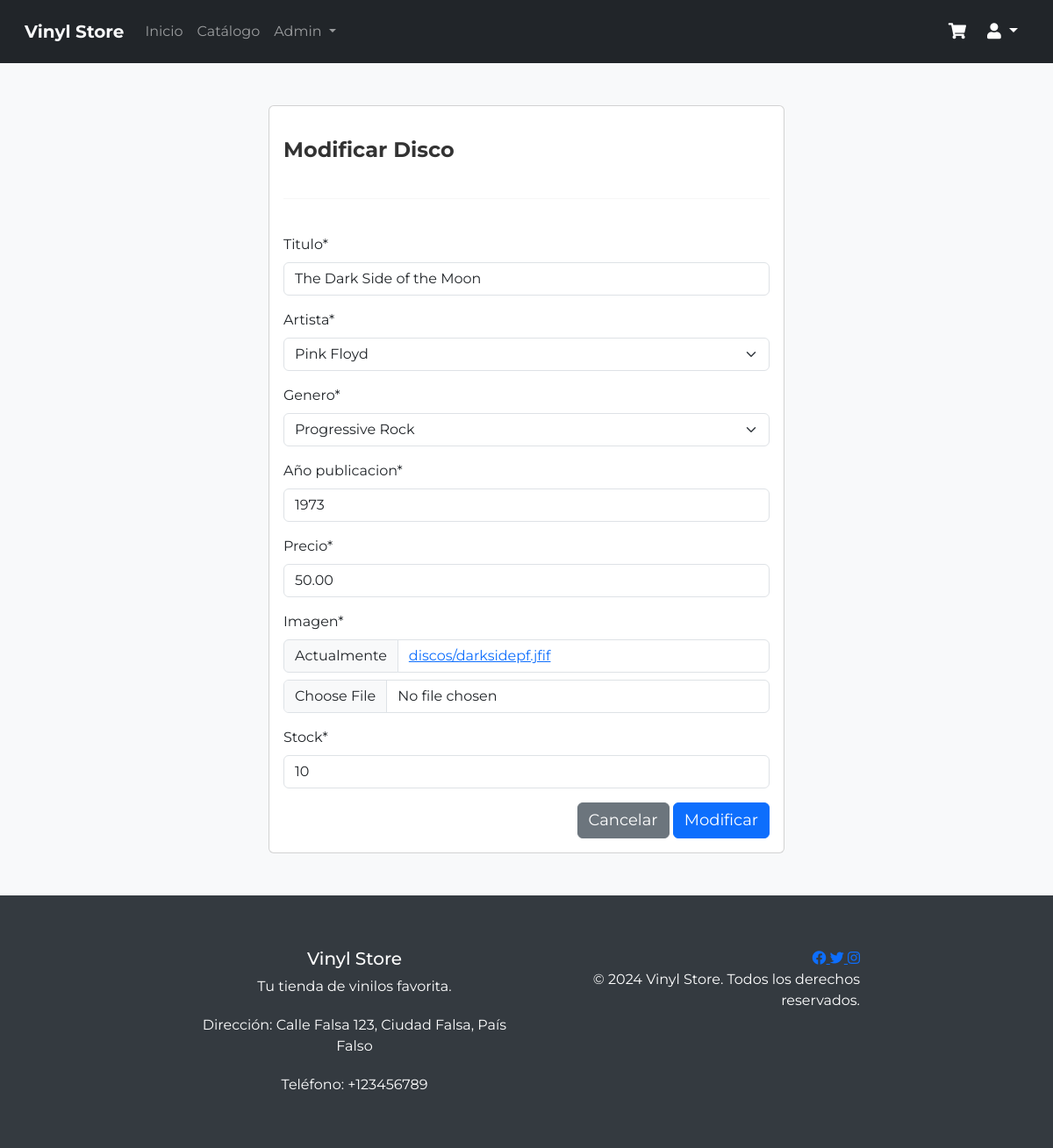
The page /modificar-disco/4/ (signed in) on the database as committed earlier.
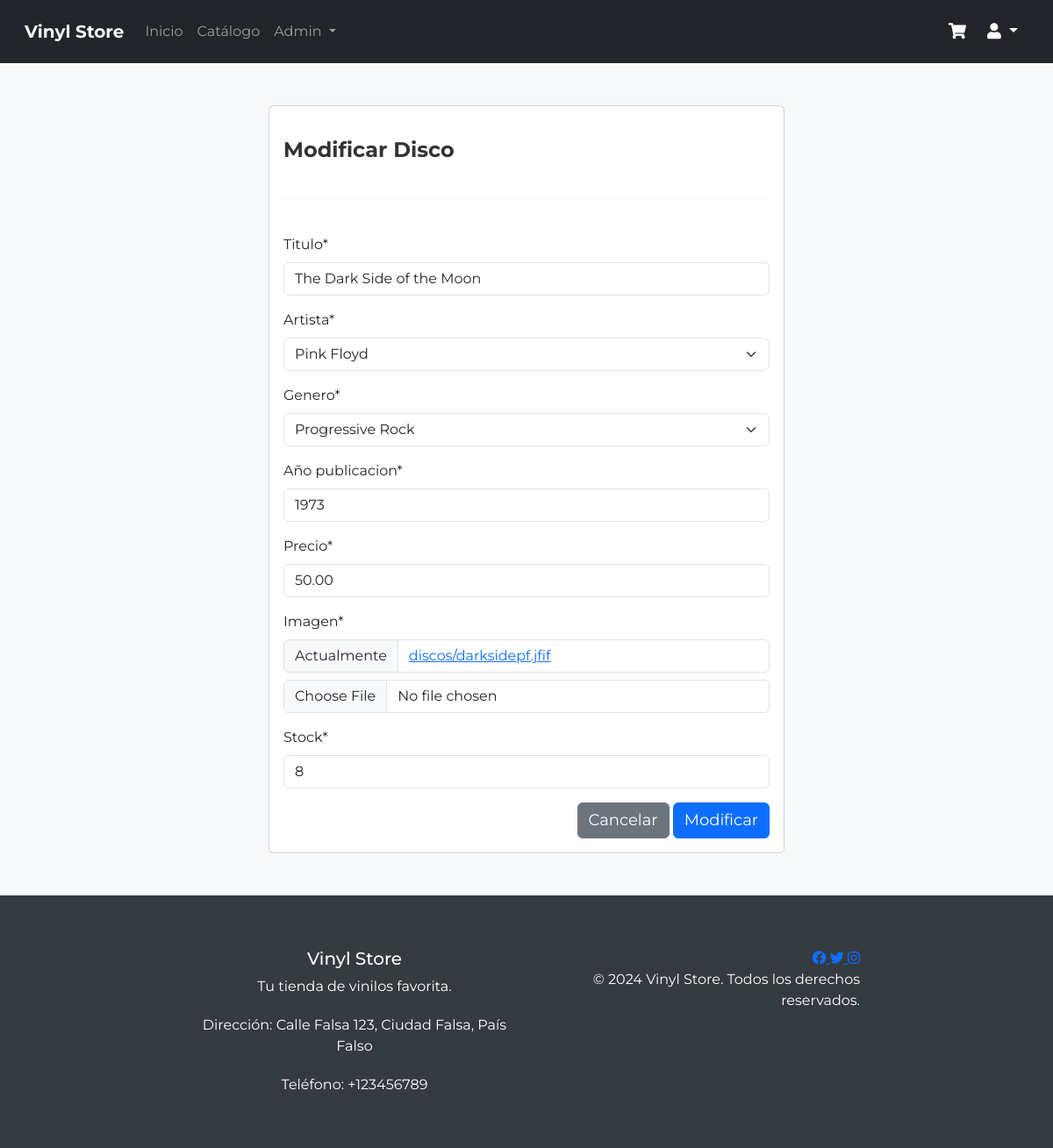
The same page on the database as committed later.
### aplicacion/models.py (models this page shows, shortened)
class Disco(models.Model):
    titulo = models.CharField(max_length=200)
    artista = models.ForeignKey(Artista, on_delete=models.CASCADE)
    genero = models.ForeignKey(Genero, on_delete=models.CASCADE)
    año_publicacion = models.IntegerField()
    precio = models.DecimalField(max_digits=8, decimal_places=2)
    imagen = models.ImageField(upload_to="discos", null=True)
    stock = models.PositiveIntegerField(default=0)

### aplicacion/views.py (the view, shortened to what this page needs)
# urls.py: path('modificar-disco/<id>/',modificar_disco, name='modificar_disco'),
@permission_required('aplicacion.change_disco')
def modificar_disco(request, id):
    disco = get_object_or_404(Disco, id=id)
    data = {
        'form' : DiscoForm(instance=disco)
    }
    return render(request, 'aplicacion/administrador/modificar.html', data)

### aplicacion/forms.py (shortened to what this page needs)
class DiscoForm(forms.ModelForm):
    class Meta:
        model = Disco
        fields = '__all__'

### aplicacion/models.py (called while the page is built)
    def __str__(self):
        return self.nombre

    def __str__(self):
        return self.nombre

### aplicacion/templates/aplicacion/administrador/modificar.html (shortened to what this page needs)
{% extends "aplicacion/base.html" %}
{% block content %}
{% load static %}
{% load crispy_forms_tags %}
<br>
<div class="row">
    <div class="col-12 col-md-6 offset-md-3">
        <div class="card">
            <div class="card-body">
                <h2>Modificar Disco</h2>
                <hr>
                <form action="" method="post" enctype="multipart/form-data">
                    {{ form | crispy }}
                    <div class="d-flex justify-content-end">
                        <input type="submit" value="Cancelar" class="btn btn-secondary">
                        <input type="submit" value="Modificar" class="btn btn-primary">
                    </div>
                </form>
            </div>
        </div>
    </div>
</div>
<br>
{% endblock content %}

Rows that differ between the two databases and show on the page:
changed Disco "The Dark Side of the Moon": stock "10" → "8"
